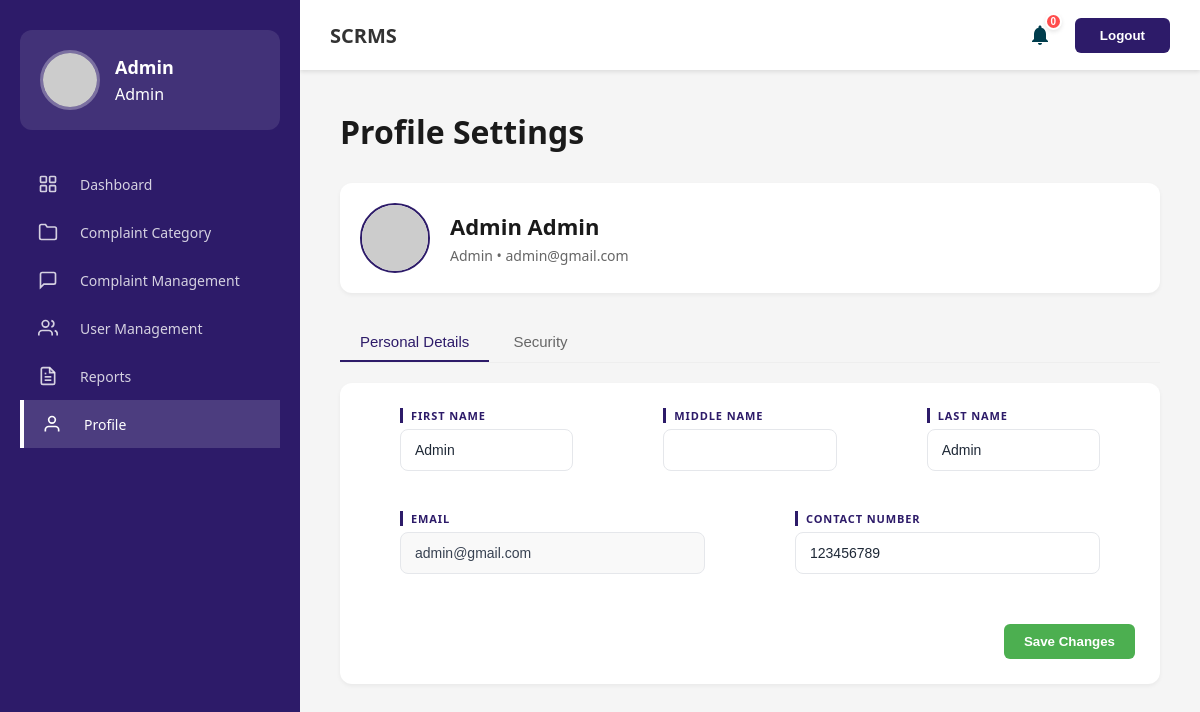
The page /Includes/profile.php (signed in) on the database as committed earlier.
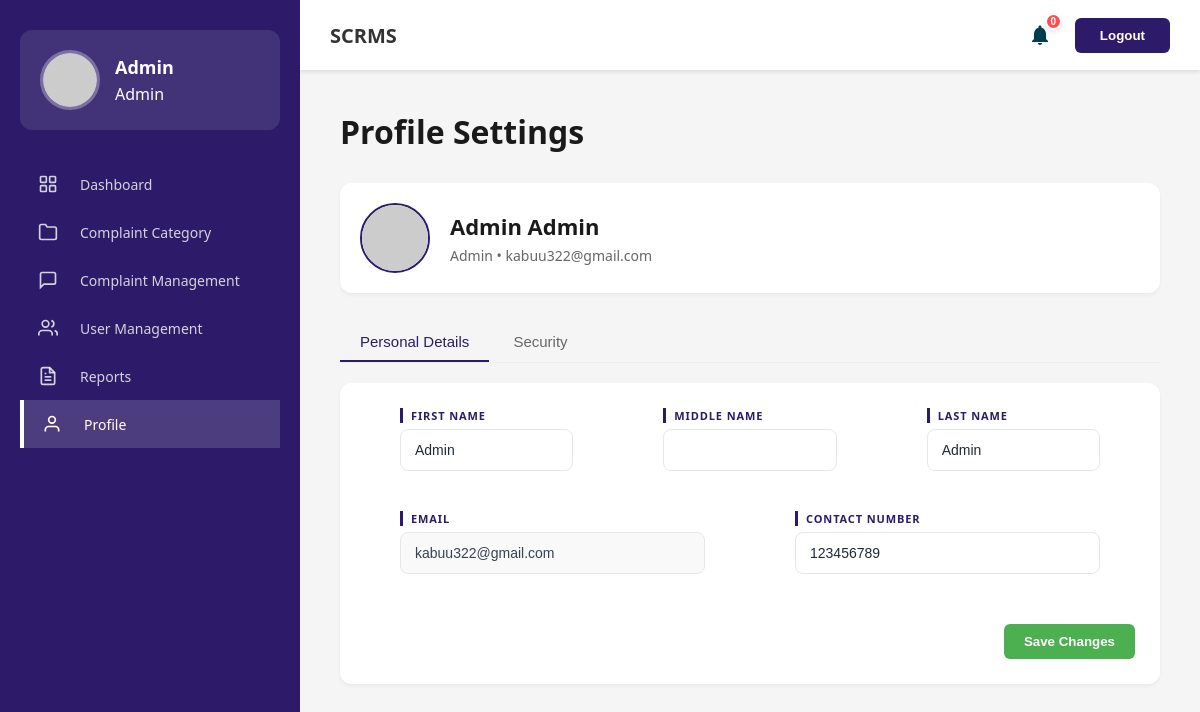
The same page on the database as committed later.
### tables this page shows
CREATE TABLE `users` (
  `user_id` int(11) NOT NULL,
  `first_name` varchar(255) NOT NULL,
  `middle_name` varchar(255) DEFAULT NULL,
  `last_name` varchar(255) NOT NULL,
  `email` varchar(255) NOT NULL,
  `contact` int(10) NOT NULL,
  `batch` enum('2023','2024','2025','2026','2027') DEFAULT NULL,
  `program` varchar(200) DEFAULT NULL,
  `password` varchar(255) NOT NULL,
  `role` enum('User','Admin','DeptAdmin','UpperBody','Coordinator','HOD','Dean') NOT NULL DEFAULT 'User',
  `status` varchar(20) DEFAULT 'Active',
  `created_at` timestamp NOT NULL DEFAULT current_timestamp() ON UPDATE current_timestamp(),
  `assigned_category` int(11) DEFAULT NULL
);

### Includes/profile.php (the view, shortened to what the changed rows need)
<?php
require_once '../Database/db-config.php';
$userId      = $_SESSION['user_id'];
$profileCooldown  = max(0, (int)(($_SESSION['last_profile_update']  ?? 0) + PROFILE_COOLDOWN  - time()));
$user = [];
$stmt = $conn->prepare("SELECT first_name, middle_name, last_name, email, contact, batch, program, role, status, created_at FROM users WHERE user_id = ?");
if ($stmt) {
    $stmt->bind_param("i", $userId);
    $stmt->execute();
    $user = $stmt->get_result()->fetch_assoc();
}
$fullName    = trim(($user['first_name'] ?? '') . ' ' . ($user['middle_name'] ?? '') . ' ' . ($user['last_name'] ?? ''));
$activeTab = (isset($_POST['action']) && $_POST['action'] === 'change_password') ? 'password' : 'info';
?>
<!DOCTYPE html>
<html lang="en">
<head>
    <link rel="stylesheet" href="../Assets/Css/admin-dashboard.css">
    <link rel="stylesheet" href="../Assets/Css/user-management.css">
</head>
<body>
<?php include __DIR__ . '/header.php'; ?>
<div class="main-container">
    <?php include __DIR__ . '/sidebar.php'; ?>
    <main class="main-content">
        <div class="profile-content-wrap">
            <h2 class="page-title">Profile Settings</h2>
            <div class="profile-header-minimal">
                <div class="profile-header-info">
                    <h2><?php echo htmlspecialchars($fullName ?: 'User'); ?></h2>
                    <p><?php echo htmlspecialchars(ucfirst($user['role'] ?? '')); ?> • <?php echo htmlspecialchars($user['email'] ?? ''); ?></p>
                </div>
            </div>
            <div class="tab-panel <?php echo $activeTab === 'info' ? 'active' : ''; ?>" id="tab-info">
                <div class="form-section" style="background: white; padding: 25px; border-radius: 12px; box-shadow: 0 2px 4px rgba(0,0,0,0.05);">
                    <form method="POST">
                        <div style="display: grid; grid-template-columns: repeat(auto-fit, minmax(200px, 1fr)); gap: 20px;">
                            <div class="form-group">
                                <label>First Name</label>
                                <input type="text" name="first_name" value="<?php echo htmlspecialchars($user['first_name'] ?? ''); ?>" <?php echo $profileCooldown > 0 ? 'readonly' : 'required'; ?>>
                            </div>
                            <div class="form-group">
                                <label>Last Name</label>
                                <input type="text" name="last_name" value="<?php echo htmlspecialchars($user['last_name'] ?? ''); ?>" <?php echo $profileCooldown > 0 ? 'readonly' : 'required'; ?>>
                            </div>
                        </div>
                        <div style="display: grid; grid-template-columns: repeat(auto-fit, minmax(250px, 1fr)); gap: 20px; margin-top: 20px;">
                            <div class="form-group">
                                <label>Email</label>
                                <input type="email" value="<?php echo htmlspecialchars($user['email'] ?? ''); ?>" readonly style="background: #f9f9f9;">
                            </div>
                            <div class="form-group">
                                <label>Contact Number</label>
                                <input type="text" name="contact" value="<?php echo htmlspecialchars($user['contact'] ?? ''); ?>" <?php echo $profileCooldown > 0 ? 'readonly' : ''; ?>>
                            </div>
                        </div>
                    </form>
                </div>
            </div>
        </div>
    </main>
</div>
</body>
</html>

Rows that differ between the two databases and show on the page:
changed users "Admin Admin": email "admin@gmail.com" → "kabuu322@gmail.com"
